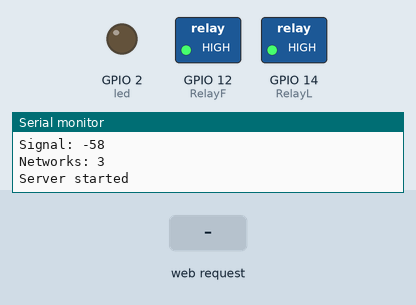
The sketch below on a simulated ESP8266 (NodeMCU). Shown: switched loads named in the sketch (green lamp = pin HIGH), output pins drawn as LEDs (lit = HIGH), the last lines printed to the serial monitor. The test bench sets the inputs (shaded band). WiFi joins after 1.5 s; servers stay silent unless stated; a WiFi scan finds three made-up networks.

Above: at 4.7 s.
4.8 s: HTTP request GET /Whatsgoingon received
At 5.5 s:
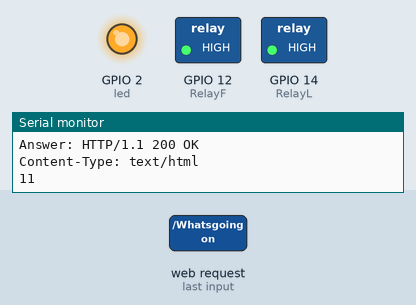
Timing chart, 0 to 7.8 s (numbered marks = the images above; inputs shaded):
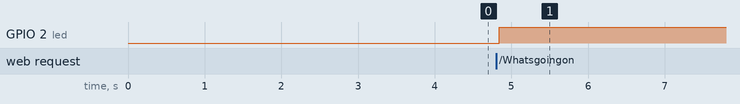

Measured:
- after the input at 4.8 s, GPIO 2 (led): LOW → HIGH at once

The sketch:

SwichItOn_V7.ino
```cpp
#include <ESP8266WiFi.h>
#include <ESP8266mDNS.h>
#include <WiFiUdp.h>


/*********   Change this to control Light and Fan   *********/
char ssid[] = "WIFINAME"; // SSID of WiFi
char password[] = "WIFIPASSW"; // Password of WiFi
IPAddress ip(192, 168, 1, 80); // IP address of the server (this NodeMCU ESP8266)
//check the bottom of the file
#define RelayL 14 //Arduino Digital I/O pin number->Light
#define RelayF 12 //Arduino Digital I/O pin number->Fan


/*Hardware*/

byte led = 2;
int relayL = 1;
int relayF = 1;

/*Wifi*/

String AnswerStart = "HTTP/1.1 200 OK\r\nContent-Type: text/html\r\n\r\n";//Text before answer
String Answer = "";


/* Create an instance of the server */
WiFiServer server(80);     //Specify the port to listen on as an argument

IPAddress gateway(192,168,1,1);           // gateway of your network
IPAddress subnet(255,255,255,0);          // subnet mask of your network

void setup() {        /*************  SETUP  *************/
  Serial.begin(115200); // only for debug
  pinMode(RelayL, OUTPUT);   //Set relay and blue light as outputs
  pinMode(RelayF, OUTPUT);
  pinMode(led, OUTPUT);
  digitalWrite(RelayL, 1);//To use normal swich
  digitalWrite(RelayF, 1);

  digitalWrite(led, 0);

  /* Connect to WiFi network */
  Serial.println();
  Serial.println();
  Serial.print("Connecting to ");
  Serial.println(ssid);
  WiFi.config(ip, gateway, subnet);       // forces to use the fix IP
  WiFi.begin(ssid, password);             // connects to the WiFi router

  WiFi.mode(WIFI_STA);

  while (WiFi.waitForConnectResult() != WL_CONNECTED) { //If not connected yet, reboot
    Serial.println("Connection Failed! Rebooting...");
    delay(2000); //Default was 5000
    ESP.restart();
  }

  server.begin();                                                    // Start the server
  Serial.println(""); //Message for testing (Serial)
  Serial.println("Connected to "); Serial.println(WiFi.SSID());
  Serial.print("IP: ");     Serial.println(WiFi.localIP());
  Serial.print("Subnet: "); Serial.println(WiFi.subnetMask());
  Serial.print("Gateway: "); Serial.println(WiFi.gatewayIP());
  Serial.print("SSID: "); Serial.println(WiFi.SSID());
  Serial.print("Signal: "); Serial.println(WiFi.RSSI());
  Serial.print("Networks: "); Serial.println(WiFi.scanNetworks());
  Serial.println("Server started");
  digitalWrite(RelayL, 1);//To use normal swich
  digitalWrite(RelayF, 1);
}

void loop() {          /*************  LOOP  *************/
/* Server */
  WiFiClient client = server.available();// Check if a client has connected
  if (!client) { //If not client, restart loop
    return;
  }
  Serial.println("New message from client");// Wait until the client sends some data
  while(!client.available()){
    delay(1);
  }
  String Message = client.readStringUntil('\r');// Read the first line of the request
  Serial.println(Message);
  client.flush();
  digitalWrite(led, 0);//start light blink
  /*
  Now that we have the message from the client, we need to do what the client wants us to do.
  To check the message we use Message.indexOf("/order"):
      -If the message has that order, Message.indexOf("/order") is diferent than -1
      -If not found, Message.indexOf("/order") = -1
  This way, to set the light On with the order "L Set ON", we use "Message.indexOf("/L%20Set%20ON")!=-1"

  You may have noticed that we wrote some "%20" instead of " ". This is mandatory in order to send a message with ASCII
  http://www.asciitable.com/

  Note:
  0 = OFF
  1 = ON
  */
  if(Message.indexOf("/Whatsgoingon")!=-1){
    Answer=String(relayL)+String(relayF);//if "Whatsgoingon" asked, answer with the state of the light and fan
  }
  else if (Message.indexOf("/L%20Set%20ON")!=-1){
    relayL = 1;
    Answer="L OFF";//respond the old state
  }
  else if (Message.indexOf("/F%20Set%20ON")!=-1){
    relayF = 1;
    Answer="F OFF";//respond the old state
  }
  else if (Message.indexOf("/L%20Set%20OFF")!=-1){
    relayL = 0;
    Answer="L ON";//respond the old state
  }
  else if (Message.indexOf("/F%20Set%20OFF")!=-1){
    relayF = 0;
    Answer="F ON";//respond the old state
  }
  else {//Recibed something not defined
    Serial.println("FAIL");
    client.stop();
    return;
  }
  delay(40);
  digitalWrite(led, 1);//end light blink
  digitalWrite(RelayL, relayL);//set the relay to the value (0 or 1)
  digitalWrite(RelayF, relayF);//set the relay to the value (0 or 1)
  client.flush();
  client.print(AnswerStart+Answer); //Send the response to the client
  Serial.println("Answer: "+AnswerStart+Answer); //show response in serial
  //function returns-> The client will be disconnected and 'client' object is detroyed
}

/*
Extra info:

For old ESP8266, the pins in real board:
D0 = 16;D1 = 5;D2 = 4;D3 = 0;D4 = 2;D5 = 14;D6 = 12;D7 = 13;D8 = 15;D9 = 3;D10 = 1;

Relay:
High level and low level of meaning:
High level trigger refers to the signal trigger end (IN) had a positive voltage and the negative pole
of the power supply, usually with the trigger end of a trigger connected with the positive pole of a
power supply, when the trigger end has a positive voltage or to trigger voltage, the relay is attracted.
Low level trigger refers to the signal triggering voltage between the end and the negative electrode of
the power supply is OV, or trigger terminal voltage lower voltage than the positive power supply voltage,
low to can trigger, make the relay, is usually the cathode of the power supply and the triggering end of
a trigger mode connection, so that the relay is attracted.*/
```
